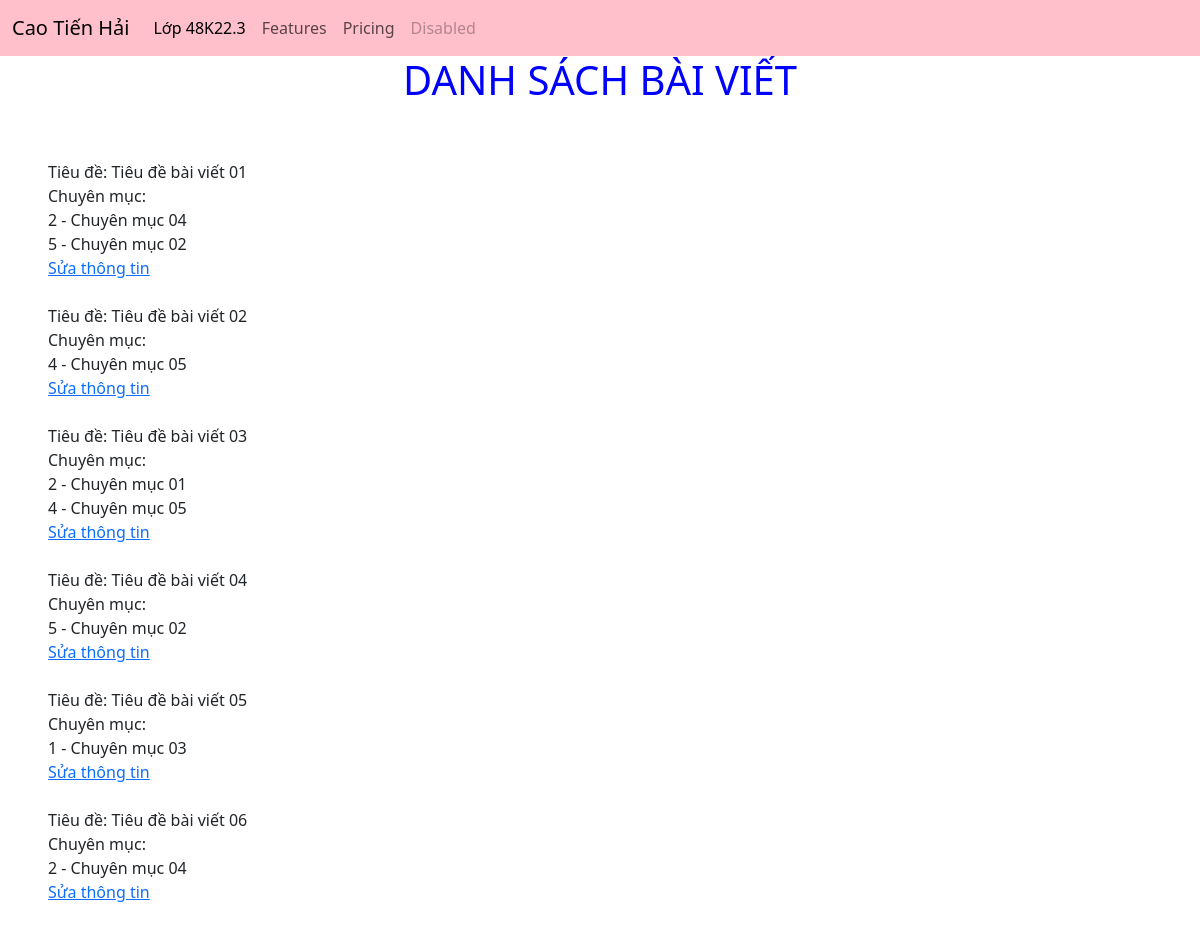
The app's page /dsbaiviet/ with its own data.
### qlbaiviet/models.py (models this page shows, shortened)
class BaiViet(models.Model):
  tieu_de = models.CharField(max_length=250)
  noi_dung = models.TextField(blank=True, null=True)
  ngay_tao = models.DateField()
  nguoi_tao = models.ForeignKey(User, on_delete=models.CASCADE)
  chuyen_muc = models.ManyToManyField(ChuyenMuc, through='BaiVietChuyenMuc')

class BaiVietChuyenMuc(models.Model):
  bai_viet = models.ForeignKey(BaiViet, on_delete=models.PROTECT)
  chuyen_muc = models.ForeignKey(ChuyenMuc, on_delete=models.PROTECT)

class ChuyenMuc(models.Model):
  ten = models.CharField(max_length=200)
  thu_tu = models.IntegerField()
  def __str__(self):
    return f'{self.thu_tu} - {self.ten}'

### qlbaiviet/views.py (the view)
# urls.py: path('dsbaiviet/', dsbaiviet, name='dsbaiviet'),
def dsbaiviet(request):
  title = 'DANH SÁCH BÀI VIẾT'
  baiviets = BaiViet.objects.all()
  return render(request, 'dsbaiviet.html', {'title': title, 'baiviets': baiviets})

### qlbaiviet/templates/dsbaiviet.html (shortened to what this page needs)
{% extends 'base.html' %}
{% block content %}
  <h1 style="text-align: center; color: blue;">{{ title }}</h1>
  <br> <br>
  {% for baiviet in baiviets %}
    Tiêu đề: {{ baiviet.tieu_de }} <br>
    Chuyên mục: <br>
    {% for chuyenmuc in baiviet.baivietchuyenmuc_set.all %}
      {{ chuyenmuc.chuyen_muc }}
      <br>
    {% endfor %}
    <a href="/{{ baiviet.id }}/">Sửa thông tin</a>
    <br><br>
  {% endfor %}
{% endblock %}

### qlbaiviet/templates/base.html (shortened to what this page needs)
<!DOCTYPE html>
<html lang="en">
<head>
  <link href="https://cdn.jsdelivr.net/npm/bootstrap@5.3.3/dist/css/bootstrap.min.css" rel="stylesheet">
</head>
<body>
  <nav class="navbar navbar-expand-lg" style="background-color: pink;">
    <div class="container-fluid">
      <a class="navbar-brand" href="#">Cao Tiến Hải</a>
      <div class="collapse navbar-collapse" id="navbarNav">
        <ul class="navbar-nav">
          <li class="nav-item">
            <a class="nav-link active" aria-current="page" href="#">Lớp 48K22.3</a>
          </li>
          <li class="nav-item">
            <a class="nav-link" href="#">Features</a>
          </li>
          <li class="nav-item">
            <a class="nav-link" href="#">Pricing</a>
          </li>
          <li class="nav-item">
            <a class="nav-link disabled" aria-disabled="true">Disabled</a>
          </li>
        </ul>
      </div>
    </div>
  </nav>
  <main class="mx-5">
    {% block content %}
    {% endblock %}
  </main>
</body>
</html>

### records on screen
BaiViet: tieu_de "Tiêu đề bài viết 01"
BaiVietChuyenMuc: chuyen_muc "2 - Chuyên mục 04"
BaiVietChuyenMuc: chuyen_muc "5 - Chuyên mục 02"
BaiViet: tieu_de "Tiêu đề bài viết 02"
BaiVietChuyenMuc: chuyen_muc "4 - Chuyên mục 05"
BaiViet: tieu_de "Tiêu đề bài viết 03"
BaiVietChuyenMuc: chuyen_muc "2 - Chuyên mục 01"
BaiVietChuyenMuc: chuyen_muc "4 - Chuyên mục 05"
BaiViet: tieu_de "Tiêu đề bài viết 04"
BaiVietChuyenMuc: chuyen_muc "5 - Chuyên mục 02"
BaiViet: tieu_de "Tiêu đề bài viết 05"
BaiVietChuyenMuc: chuyen_muc "1 - Chuyên mục 03"
BaiViet: tieu_de "Tiêu đề bài viết 06"
BaiVietChuyenMuc: chuyen_muc "2 - Chuyên mục 04"

### other values on screen
{{ title }} "DANH SÁCH BÀI VIẾT"
